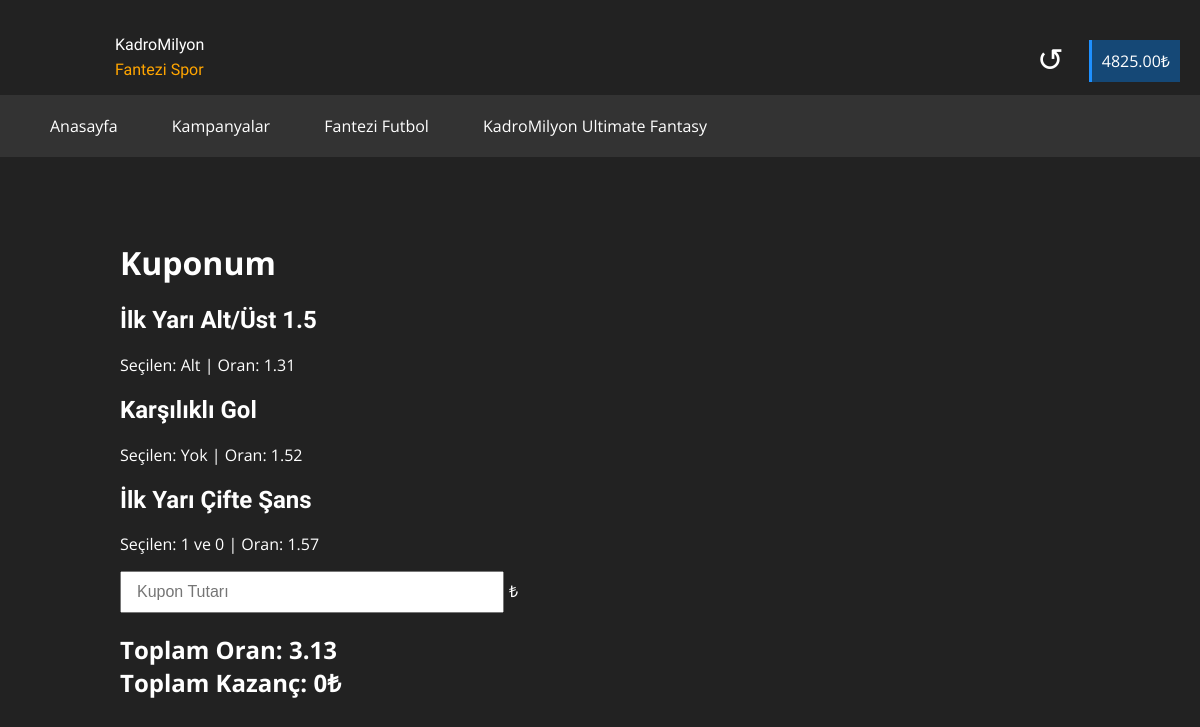
Screenshot of /coupon (signed in) with the database file from the repository.
### app.py (models this page shows, shortened)
class User(db.Model, UserMixin):
    id = db.Column(db.Integer, primary_key=True)
    username = db.Column(db.String)
    email = db.Column(db.String, unique=True)
    password = db.Column(db.String)
    is_admin = db.Column(db.Boolean, default=False)
    balance = db.Column(db.Float, default=0)
    referred_by = db.Column(db.String)

class BetOdd(db.Model):
    id = db.Column(db.Integer, primary_key=True)
    game_id = db.Column(db.String)
    odd = db.Column(db.Float)
    value = db.Column(db.String)
    bet_option_fk = db.Column(db.Integer)
    status = db.Column(db.String, default="Sonuçlanmadı")
    @property
    def ended(self):
        return OpenBet.query.get(BetOption.query.get(self.bet_option_fk).open_bet_fk).bet_ending_datetime < datetime.datetime.now()
    @property
    def bet_option(self):
        return BetOption.query.get(self.bet_option_fk)

class BetOption(db.Model):
    id = db.Column(db.Integer, primary_key=True)
    game_name = db.Column(db.String)
    game_details = db.Column(db.String)
    open_bet_fk = db.Column(db.Integer)

class BetSelectedOption(db.Model):
    id = db.Column(db.Integer, primary_key=True)
    bet_odd_fk = db.Column(db.Integer)
    bet_coupon_fk = db.Column(db.Integer)
    match_name_row = db.Column(db.String)
    @property
    def odd(self):
        return BetOdd.query.get(self.bet_odd_fk)

### app.py (the view, shortened to what this page needs)
@app.route("/coupon", methods=["POST", "GET"])
def coupon():
    if not current_user.is_authenticated:
        return flask.redirect("/login")
    current_coupon = BetCoupon.query.filter_by(user_fk=current_user.id).filter_by(status="Oluşturuluyor").first()
    return flask.render_template("bahis/coupon.html", current_coupon=current_coupon)

### app.py (called while the page is built)
@login_manager.user_loader
def user_loader(user_id):
    user = User.query.get(user_id)
    return user

    @property
    def all_selects(self):
        return BetSelectedOption.query.filter_by(bet_coupon_fk=self.id).all()

    @property
    def total_odd(self):
        total_odd = 1
        for i in BetSelectedOption.query.filter_by(bet_coupon_fk=self.id).all():
            total_odd *= i.odd.odd
        return total_odd

    @property
    def odd_options(self):
        if self.status == "Oluşturuluyor":
            for i in self.all_selects:
                if i.odd.ended:
                    db.session.delete(i)
                    db.session.commit()
        return [i.odd for i in self.all_selects]

### templates/bahis/coupon.html (shortened to what this page needs)
<!doctype html>
<html lang="en">
<head>
</head>
<body style="background-color: #222; padding: 0; margin: 0; font-family: 'Open Sans', sans-serif">
    <div style="width: 100%; box-sizing: border-box; height: 220px; ">
        <img src="/static/kadromilyon.png" alt="" style="width: 75px; padding: 20px; float: left">
        <div style="float: left;" id="hid-mob">
            <p style="color: white; font-size: 1rem; margin-top: 35px; font-family: 'Protest Guerrilla', sans-serif">
                KadroMilyon
            </p>
            <p style="color: orange; font-size: 1rem; margin-top: -10px; font-family: 'Protest Guerrilla', sans-serif">
                Fantezi Spor
            </p>
        </div>
        <div style="float: right; margin-top: 50px;">
            {% if current_user.is_authenticated %}
                <div style="background-color: rgba(0,134,255,0.38); border-left: dodgerblue 3px solid; color: white; padding: 10px; box-sizing: border-box; margin-right: 20px; margin-top: -10px; float: right">
                    <span id="balance">{{'%0.2f'| format(current_user.balance|float)}}</span>₺
                </div>
                <span onclick="refreshBalance()" style="margin-right: 25px; font-size: 2rem; float: right; color: white; margin-top: -13px">&#x21ba;</span>
            {% else %}
                <a href="/login" style="color: white; text-decoration: none; margin-right: 25px;">Giriş Yap</a>
                <a href="/signup" style="color: dodgerblue; text-decoration: none; margin-right: 25px;">Üye Ol</a>
            {% endif %}
        </div>
        <div style="padding: 20px 50px; overflow-x: auto; float: left; white-space: nowrap; width: 100vw; background-color: #333; box-sizing: border-box">
            <span style="display: inline-block; color: white" onclick="document.location = '/'">
                Anasayfa
            </span>
            <span style="display: inline-block; margin-left: 50px; color: white" onclick="document.location = '/bonuses'">
                Kampanyalar
            </span>
            <span style="display: inline-block; margin-left: 50px; color: white" onclick="document.location = '/fantasy'">
                Fantezi Futbol
            </span>
            <span style="display: inline-block; margin-left: 50px; color: white" onclick="document.location = '/ultimate_fantasy'">
                KadroMilyon Ultimate Fantasy
            </span>
        </div>
    </div>
    <center style="color: white">
      <div style="text-align: left; width: 80%">
          <h1>Kuponum</h1>
          {% for i in current_coupon.odd_options %}
            <h2 style="font-family: 'Protest Guerrilla', sans-serif">
                {{ i.bet_option.game_name }}
            </h2>
            <p>Seçilen: {{ i.value }} | Oran: {{ i.odd }}</p>
          {% endfor %}
          <form method="post" enctype="multipart/form-data"><input type="text" id="coupon-val" name="coupon_value" oninput="calculateTotalPrize()" style="padding: 10px 15px; font-family: sans-serif; outline: none; font-size: 1rem; width: 40%; box-sizing: border-box;" placeholder="Kupon Tutarı"><span style="color: white; margin-left: 5px">₺</span></form>
          <h2>
              Toplam Oran: {{ '%0.2f'| format(current_coupon.total_odd) }}
              <br>
              Toplam Kazanç: <span id="total_prize">0</span>₺
          </h2>
      </div>
    </center>
</body>
</html>

### rows the page displays
User: balance "4825.00"
BetOdd: bet_option.game_name "İlk Yarı Alt/Üst 1.5", value "Alt", odd "1.31"
BetOdd: bet_option.game_name "Karşılıklı Gol", value "Yok", odd "1.52"
BetOdd: bet_option.game_name "İlk Yarı Çifte Şans", value "1 ve 0", odd "1.57"
BetSelectedOption: total_odd "3.13"
